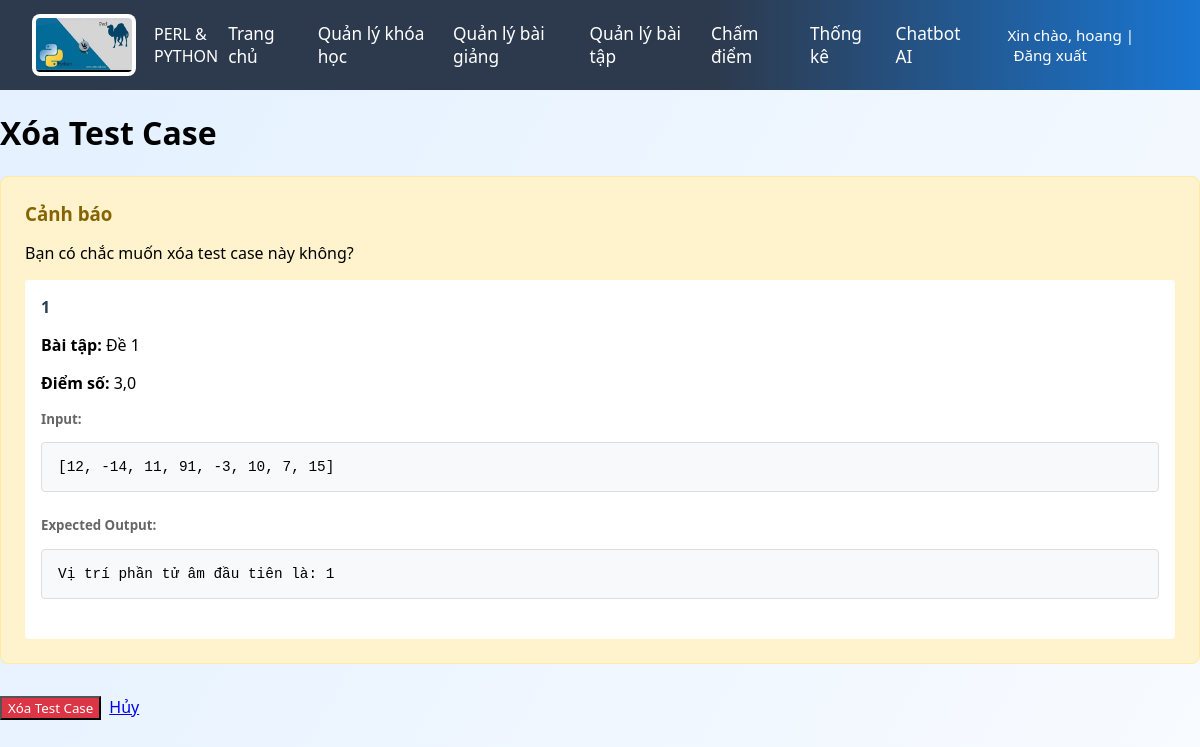
Page /xoa-test-case/25/ (signed in) on the committed database.
### teacherapp/models.py (models this page shows, shortened)
class TestCase(models.Model):
    bai_tap = models.ForeignKey(BaiTap, on_delete=models.CASCADE, related_name='test_cases')
    ten_test = models.CharField(max_length=100)
    input_data = models.TextField()  # Input cho test case
    expected_output = models.TextField()  # Output mong đợi
    diem_so = models.FloatField(default=1.0)  # Điểm cho test case này

class BaiTap(models.Model):
    LOAI_BAITAP_CHOICES = [
        ('code', 'Lập trình (Python/Perl)'),
        ('quiz', 'Trắc nghiệm'),
    ]
    tieu_de = models.CharField("Tiêu đề", max_length=255)
    mo_ta = models.TextField("Mô tả")
    loai_baitap = models.CharField("Loại bài tập", max_length=10, choices=LOAI_BAITAP_CHOICES)
    han_nop = models.DateTimeField("Hạn nộp")
    nguoi_tao = models.ForeignKey(User, on_delete=models.CASCADE, verbose_name="Người tạo")
    ngay_tao = models.DateTimeField("Ngày tạo", auto_now_add=True)

### teacherapp/views.py (the view)
# urls.py: path('xoa-test-case/<int:test_case_id>/', views.xoa_test_case, name='xoa_test_case'),
@login_required
def xoa_test_case(request, test_case_id):
    try:
        account = Account.objects.get(username=request.user.username)
        if not account.is_teacher:
            return redirect('student_home')
    except Account.DoesNotExist:
        return redirect('signin')
    test_case = get_object_or_404(TestCase, id=test_case_id, bai_tap__nguoi_tao=request.user)
    bai_tap_id = test_case.bai_tap.id
    if request.method == 'POST':
        test_case.delete()
        messages.success(request, 'Đã xóa test case!')
        return redirect('quan_ly_test_case', bai_tap_id=bai_tap_id)
    return render(request, 'teacher_page/confirm_delete_test_case.html', {
        'test_case': test_case,
        'bai_tap': test_case.bai_tap
    })

### templates/teacher_page/confirm_delete_test_case.html (shortened to what this page needs)
{% extends 'teacher_page/gv_base.html' %}
{% load static %}
{% block extra_css %}
<link rel="stylesheet" href="{% static 'css/teacher/test_case.css' %}">
{% endblock %}
{% block content %}
<div class="container">
    <h1>Xóa Test Case</h1>
    <div class="warning-box">
        <h3> Cảnh báo</h3>
        <p>Bạn có chắc muốn xóa test case này không?</p>
        <div class="test-case-info">
            <h4>{{ test_case.ten_test }}</h4>
            <p><strong>Bài tập:</strong> {{ bai_tap.tieu_de }}</p>
            <p><strong>Điểm số:</strong> {{ test_case.diem_so }}</p>
            <div class="detail-section">
                <h5>Input:</h5>
                <pre class="code-block">{{ test_case.input_data|default:"(Không có input)" }}</pre>
            </div>
            <div class="detail-section">
                <h5>Expected Output:</h5>
                <pre class="code-block">{{ test_case.expected_output }}</pre>
            </div>
        </div>
    </div>
    <div class="action-buttons">
        <form method="POST" style="display: inline;">
            <button type="submit" class="btn btn-danger">Xóa Test Case</button>
        </form>
        <a href="{% url 'quan_ly_test_case' bai_tap.id %}" class="btn btn-secondary">Hủy</a>
    </div>
</div>
{% endblock %}

### templates/teacher_page/gv_base.html (shortened to what this page needs)
{% load static %}
<!DOCTYPE html>
<html lang="vi">
<head>
    {% block extra_css %}{% endblock %}
    <link rel="stylesheet" href="{% static 'css/gv_header.css' %}">
</head>
<body>
    <header class="header">
        <div class="logo">
            <img src="{% static 'image/headerIcon.jpg' %}" alt="DTU Logo">
            <span class="gv-title">PERL & PYTHON</span>
        </div>
        <nav class="nav">
            <a href="{% url 'teacher_home' %}">Trang chủ</a>
           <a href="{% url 'course_management' %}">Quản lý khóa học</a>
            <a href="{% url 'lecture_list' %}">Quản lý bài giảng</a>
            <a href="{% url 'assignment_list' %}">Quản lý bài tập</a>
            <a href="{% url 'cham_diem' %}">Chấm điểm</a>
            <a href="#">Thống kê</a>
            <a href="{% url 'AIapp:ai_page' %}">Chatbot AI</a>
            <span class="lang">
                Xin chào, {{ user.first_name }} |
                <a href="{% url 'signout' %}">Đăng xuất</a>
            </span>
        </nav>
    </header>
    <main class="content">
        {% block content %}{% endblock %}
    </main>
</body>
</html>

### static/css/teacher/test_case.css (style rules this page uses)
.btn-danger { background: #dc3545; color: white; }
.detail-section { margin-bottom: 1.5rem; }
.detail-section h5 { margin: 0 0 0.5rem 0; color: #666; font-weight: 600; }
.code-block { background: #f8f9fa; padding: 1rem; border-radius: 4px; border: 1px solid #ddd; font-family: 'Courier New', monospace; font-size: 0.9rem; white-space: pre-wrap; word-break: break-word; max-height: 200px; overflow-y: auto; }

### static/css/gv_header.css (style rules this page uses)
body { background: linear-gradient(120deg, #e3f0ff 0%, #f8fbff 100%); font-family: 'Segoe UI', Arial, sans-serif; margin: 0; padding: 0; min-height: 100vh; }
.header { background: linear-gradient(90deg, #2d3a4e 60%, #1976d2 100%); color: #fff; min-height: 90px; display: flex; align-items: center; justify-content: space-between; padding: 0 32px; }
.logo { display: flex; align-items: center; gap: 18px; }
.logo img { height: 54px; background: #fff; border-radius: 8px; padding: 4px; }
.nav { display: flex; gap: 28px; align-items: center; font-size: 1.08rem; }
.nav a { color: #fff; text-decoration: none; font-weight: 500; transition: color 0.2s; }
.lang { margin-left: 18px; font-size: 0.95rem; }
.lang a { color: #fff; margin-left: 6px; text-decoration: none; }

### templates/teacher_page/gv_base.html (style rules this page uses)
* { font-family: 'Segoe UI', Tahoma, Geneva, Verdana, sans-serif; -webkit-font-feature-settings: "liga", "kern"; font-feature-settings: "liga", "kern"; }
body { text-rendering: optimizeLegibility; -webkit-font-smoothing: antialiased; -moz-osx-font-smoothing: grayscale; }

### templates/teacher_page/confirm_delete_test_case.html (style rules this page uses)
.warning-box { background: #fff3cd; border: 1px solid #ffeaa7; border-radius: 8px; padding: 1.5rem; margin-bottom: 2rem; }
.warning-box h3 { color: #856404; margin: 0 0 1rem 0; }
.test-case-info { background: white; padding: 1rem; border-radius: 4px; margin-top: 1rem; }
.test-case-info h4 { color: #2c3e50; margin: 0 0 0.5rem 0; }
.action-buttons { display: flex; gap: 0.5rem; }
.btn-danger { background: #dc3545; color: white; }

### rows in the picture
TestCase: ten_test "1", diem_so "3,0", input_data "[12, -14, 11, 91, -3, 10, 7, 15]", expected_output "Vị trí phần tử âm đầu tiên là: 1"
BaiTap: tieu_de "Đề 1"

### other values in the picture
{{ user.first_name }} "hoang"
